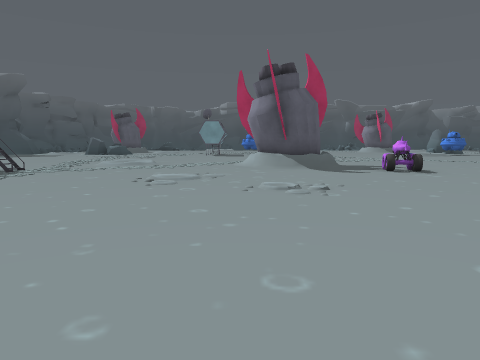
View 1 (above)

24 first-person views from a walk through a scene from a Unity 3-D project. The camera is 1.4 m above the floor, tilts 6° down and sees 70° across. The floor is counted in squares, 2 m on a side. Each view is taken from the middle of a square. On the plan, view 1 faces up. The plan holds only what a view shows up to about 11 squares ahead; the rest is blank. The place goes on beyond the plan.

View 2
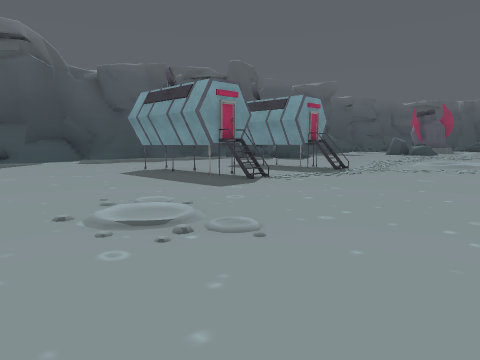

View 3
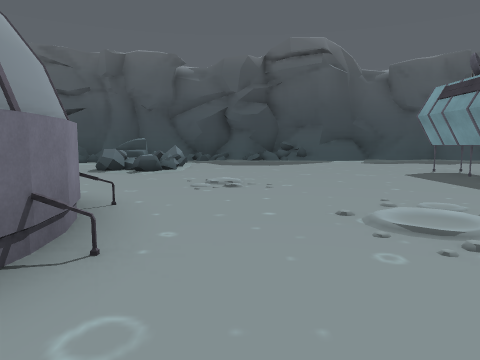

View 4
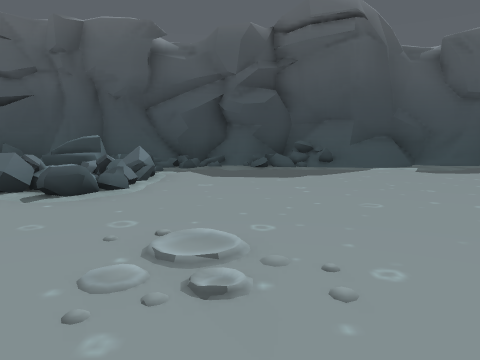

View 5
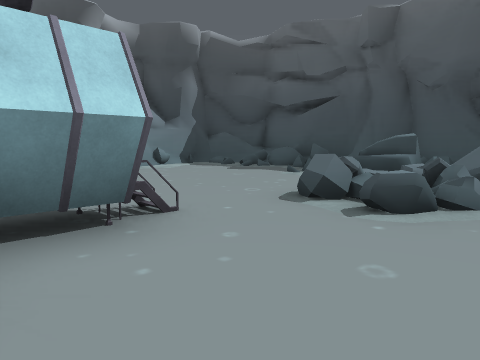

View 6
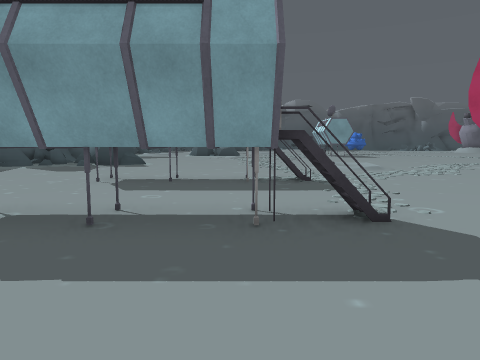

View 7
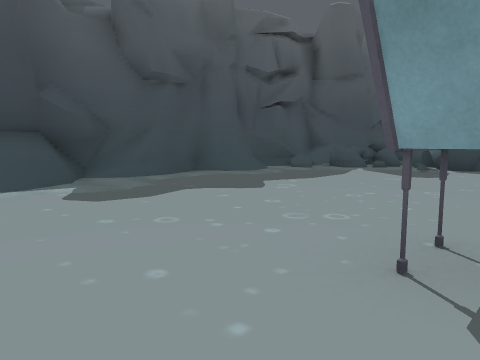

View 8
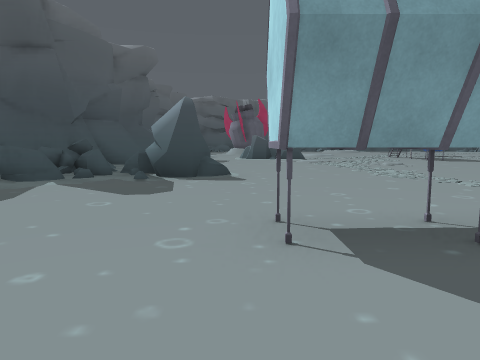

View 9
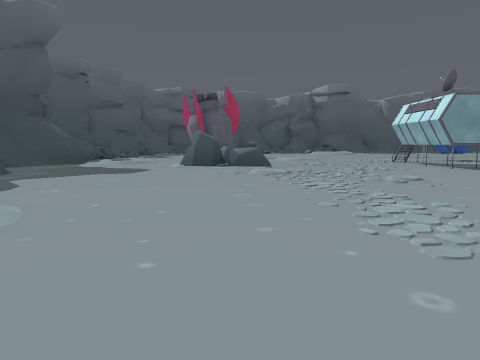

View 10
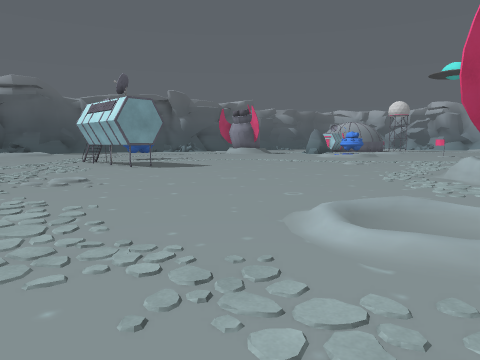

View 11
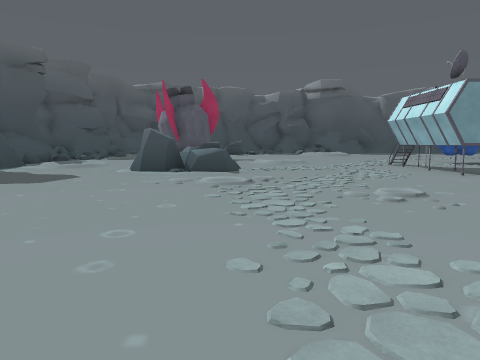

View 12
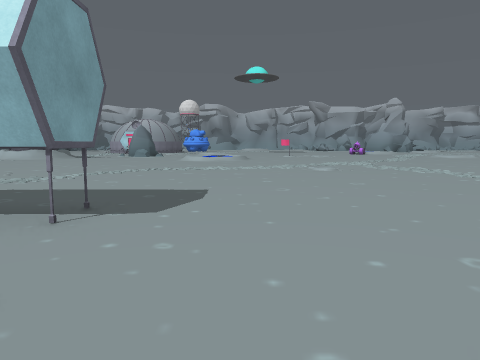

View 13
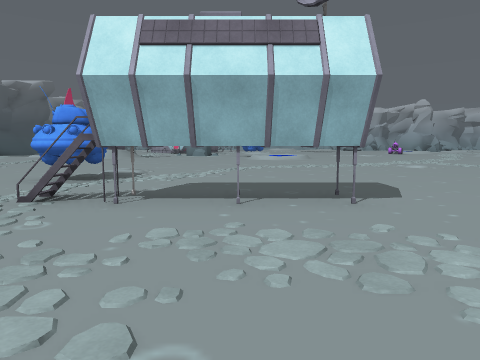

View 14
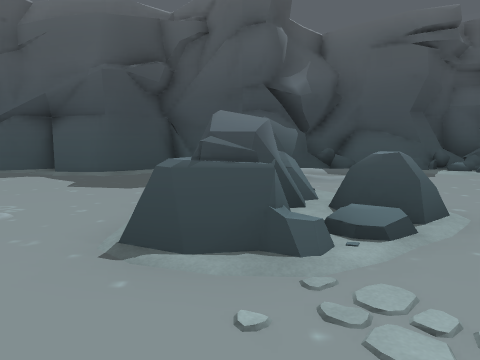

View 15
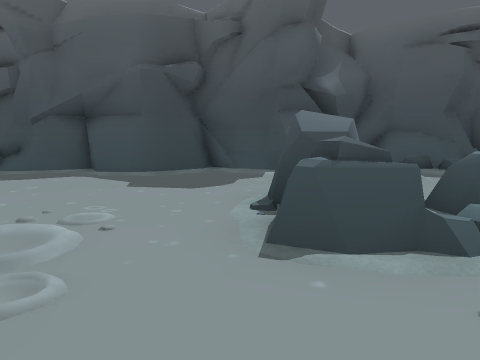

View 16
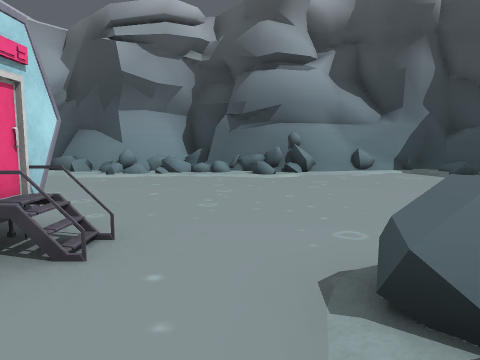

View 17
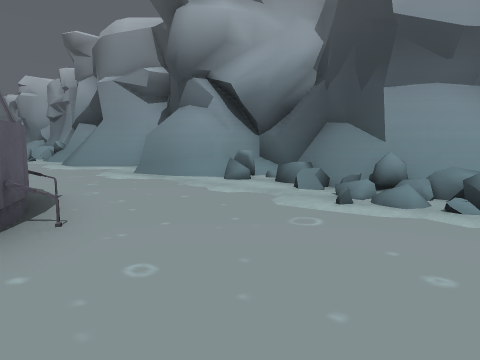

View 18
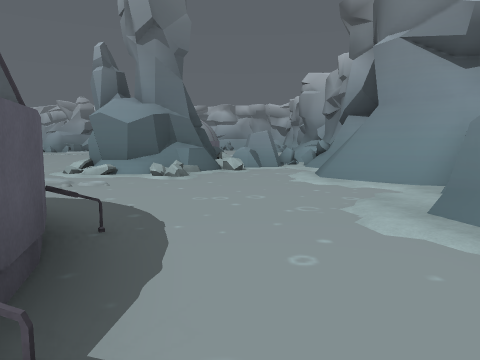

View 19
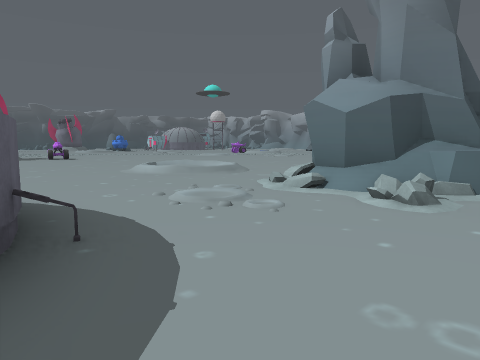

View 20
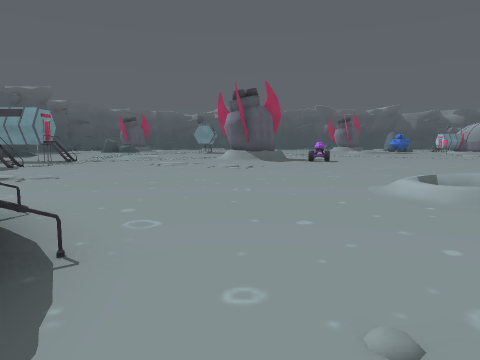

View 21
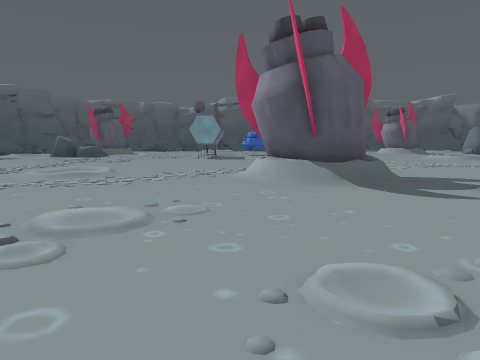

View 22
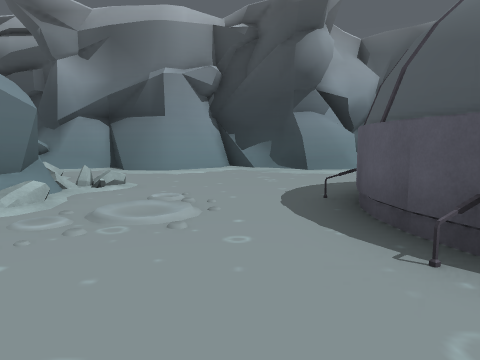

View 23
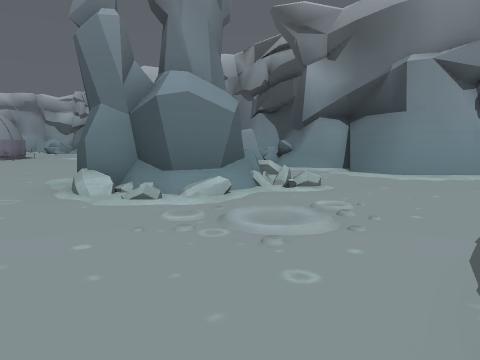

View 24
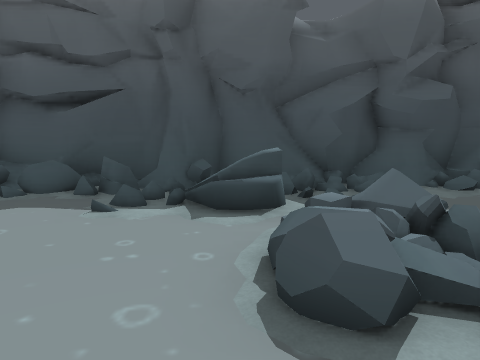

### Floor plan
Key: @ floor where view 1 was taken; # wall or solid block; x gap in a wall; . main floor; : floor 0.25 m higher than the main floor; + floor 0.75 m higher than the main floor; / step, stairs or slope; = window, fence, low wall or low ledge; ^ raised ledge; v drop or lower ground; O other object.
Columns run from 17 left of view 1 to 6 right of it. Each row starts with its distance up from view 1.
 25  #==.....       .OO.....
 24  ###  /..O.....O........
 23    #/ ./OO.....O........
 22  ###...OOOO....O........
 21  #/............O........
 20  v#/....................
 19   v#....................
 18    #....................
 17   v#....................
 16   #/....................
 15   v=....................
 14  ##=.OO.................
 13  #=^=OO........../O.....
 12  #==.......//././/OOO...
 11  #..........////./OOO...
 10  #............/...OO....
  9  #......OOOO.........O..
  8  #......................
  7 ##.....................
  6 #/......................
  5 ##/.....OOOO............
  4  #/.....................
  3 ##/.....................
  2 #==....................
  1 ##=..................//
  0 #/...............@..././
 -1 ##/...........O......../
 -2  #=//OOO....O. O....../.
 -3  #=##=OO...O    O.......
 -4  ##==..../O#     .....#.
 -5  ##:......O     .....###
 -6  #=#........O   O....###
 -7  #==.........OO.....#.##
 -8  #=...................=O
 -9  #=#...................O
-10  # #...#..x#...##../##.=
-11   ########+====##//#####
-12          ###########

Where each view was taken, in squares from view 1:
view 1: 0 up, 0 right, facing up
view 2: 0 up, 1 left, facing up-left
view 3: 0 up, 1 left, facing left
view 4: 0 up, 5 left, facing left
view 5: 1 down, 6 left, facing down-left
view 6: 2 up, 7 left, facing up
view 7: 3 up, 9 left, facing up-left
view 8: 6 up, 10 left, facing up
view 9: 11 up, 8 left, facing up
view 10: 11 up, 7 left, facing up-right
view 11: 13 up, 7 left, facing up
view 12: 19 up, 5 left, facing right
view 13: 22 up, 6 left, facing right
view 14: 22 up, 5 left, facing left
view 15: 21 up, 5 left, facing left
view 16: 2 down, 9 left, facing down
view 17: 6 down, 8 left, facing down-right
view 18: 8 down, 4 left, facing right
view 19: 8 down, 1 left, facing up-right
view 20: 5 down, 1 right, facing up
view 21: 4 up, 0 right, facing up
view 22: 1 down, 1 right, facing down
view 23: 2 down, 0 right, facing down-right
view 24: 4 down, 8 left, facing left
